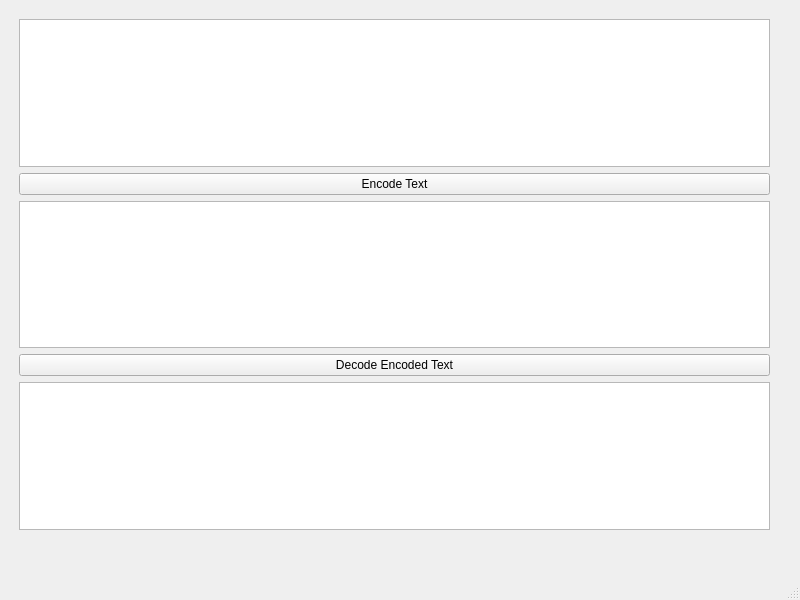
<?xml version="1.0" encoding="UTF-8"?>
<ui version="4.0">
 <class>MainWindow</class>
 <widget class="QMainWindow" name="MainWindow">
  <property name="geometry">
   <rect>
    <x>0</x>
    <y>0</y>
    <width>800</width>
    <height>600</height>
   </rect>
  </property>
  <property name="windowTitle">
   <string>MainWindow</string>
  </property>
  <widget class="QWidget" name="centralwidget">
   <widget class="QWidget" name="verticalLayoutWidget">
    <property name="geometry">
     <rect>
      <x>19</x>
      <y>19</y>
      <width>751</width>
      <height>511</height>
     </rect>
    </property>
    <layout class="QVBoxLayout" name="verticalLayout">
     <item>
      <widget class="QTextEdit" name="textEdit"/>
     </item>
     <item>
      <widget class="QPushButton" name="encodeButton">
       <property name="text">
        <string>Encode Text</string>
       </property>
      </widget>
     </item>
     <item>
      <widget class="QTextEdit" name="textEdit_2"/>
     </item>
     <item>
      <widget class="QPushButton" name="decodeButton">
       <property name="text">
        <string>Decode Encoded Text</string>
       </property>
      </widget>
     </item>
     <item>
      <widget class="QTextEdit" name="textEdit_3"/>
     </item>
    </layout>
   </widget>
  </widget>
  <widget class="QMenuBar" name="menubar">
   <property name="geometry">
    <rect>
     <x>0</x>
     <y>0</y>
     <width>800</width>
     <height>21</height>
    </rect>
   </property>
  </widget>
  <widget class="QStatusBar" name="statusbar"/>
 </widget>
 <resources/>
 <connections/>
</ui>
